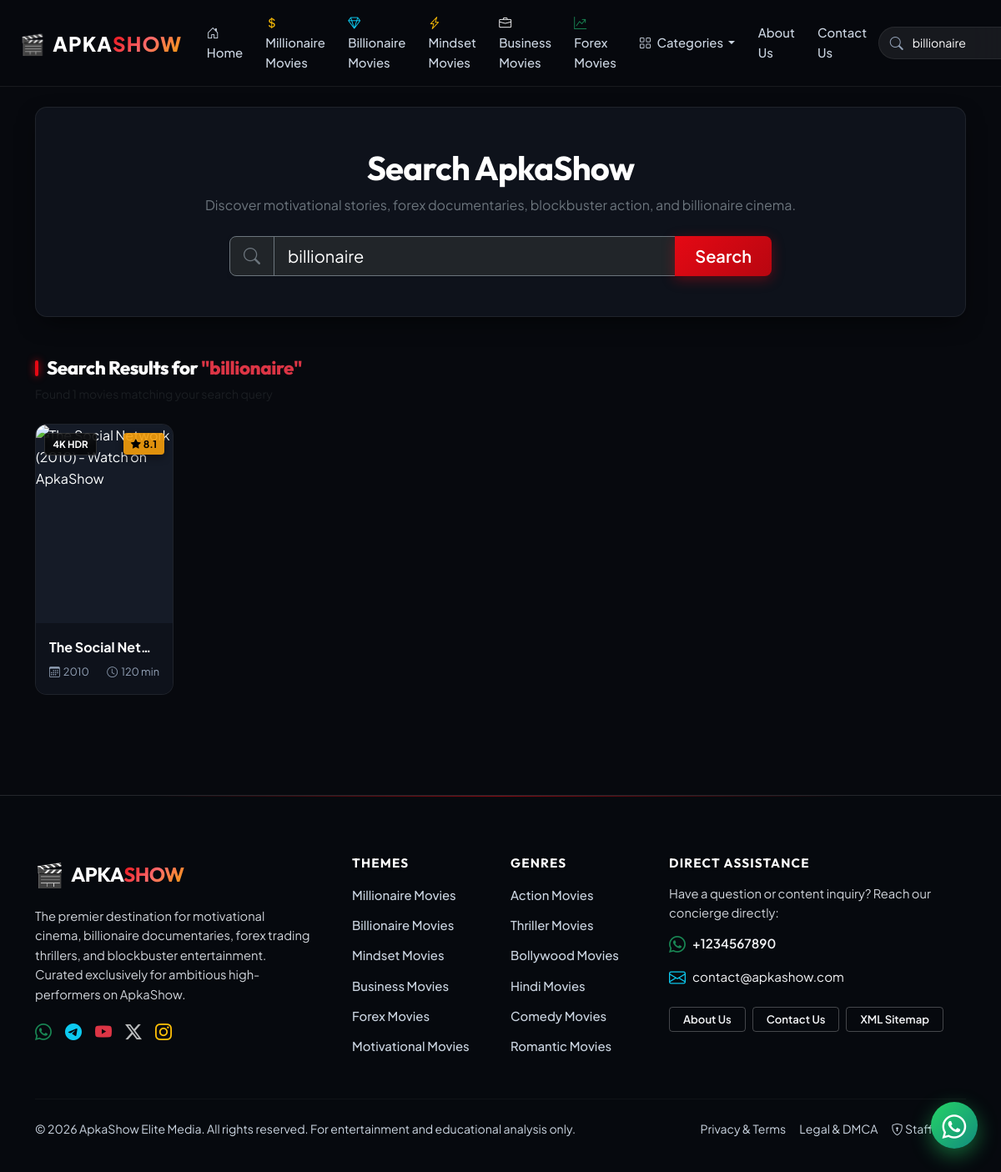
/search.php?q=billionaire, run on the app's committed database.
### tables this page shows
CREATE TABLE `categories` (
  `id` INT AUTO_INCREMENT PRIMARY KEY,
  `name` VARCHAR(100) NOT NULL,
  `slug` VARCHAR(120) NOT NULL UNIQUE,
  `description` TEXT NULL,
  `icon` VARCHAR(50) NULL DEFAULT 'bi-film',
  `meta_title` VARCHAR(150) NULL,
  `meta_description` VARCHAR(255) NULL,
  `display_order` INT NOT NULL DEFAULT 0,
  `status` TINYINT(1) NOT NULL DEFAULT 1,
  `created_at` TIMESTAMP DEFAULT CURRENT_TIMESTAMP,
  `updated_at` TIMESTAMP DEFAULT CURRENT_TIMESTAMP ON UPDATE CURRENT_TIMESTAMP,
  INDEX `idx_slug` (`slug`),
  INDEX `idx_status` (`status`)
);

CREATE TABLE `movies` (
  `id` INT AUTO_INCREMENT PRIMARY KEY,
  `title` VARCHAR(200) NOT NULL,
  `slug` VARCHAR(220) NOT NULL UNIQUE,
  `poster` VARCHAR(255) NOT NULL,
  `banner` VARCHAR(255) NULL,
  `short_description` VARCHAR(500) NOT NULL,
  `description` LONGTEXT NOT NULL,
  `category_id` INT NOT NULL,
  `genre` VARCHAR(150) NOT NULL,
  `language` VARCHAR(80) NOT NULL DEFAULT 'English',
  `release_year` INT NOT NULL,
  `duration` VARCHAR(50) NOT NULL,
  `rating` DECIMAL(3,1) DEFAULT 8.5,
  `tags` VARCHAR(255) NULL,
  `trailer_url` VARCHAR(255) NULL,
  `trailer_file` VARCHAR(255) NULL,
  `watch_url` VARCHAR(255) NULL,
  `download_url` VARCHAR(255) NULL,
  `is_featured` TINYINT(1) NOT NULL DEFAULT 0,
  `is_popular` TINYINT(1) NOT NULL DEFAULT 0,
  `views_count` INT NOT NULL DEFAULT 0,
  `status` TINYINT(1) NOT NULL DEFAULT 1,
  `meta_title` VARCHAR(180) NULL,
  `meta_description` VARCHAR(255) NULL,
  `meta_keywords` VARCHAR(255) NULL,
  `canonical_url` VARCHAR(255) NULL,
  `created_at` TIMESTAMP DEFAULT CURRENT_TIMESTAMP,
  `updated_at` TIMESTAMP DEFAULT CURRENT_TIMESTAMP ON UPDATE CURRENT_TIMESTAMP,
  INDEX `idx_slug` (`slug`),
  INDEX `idx_cat` (`category_id`),
  INDEX `idx_featured` (`is_featured`),
  INDEX `idx_status` (`status`),
  CONSTRAINT `fk_movies_category` FOREIGN KEY (`category_id`) REFERENCES `categories` (`id`) ON DELETE CASCADE
);

### includes/movie_card.php (the view, shortened to what the rows shown need)
<?php
$movieRating = !empty($movie['rating']) ? number_format((float)$movie['rating'], 1) : '8.5';
$movieYear = !empty($movie['release_year']) ? $movie['release_year'] : '2024';
$movieDuration = !empty($movie['duration']) ? $movie['duration'] : '120 min';
$movieDetailUrl = BASE_URL . '/movie.php?slug=' . urlencode($movie['slug']);
?>
<div class="col-6 col-md-4 col-lg-3 col-xl-2">
    <div class="movie-card">
        <div class="movie-poster-box">
            <span class="movie-badge-top">4K HDR</span>
            <span class="movie-rating-badge">
                <i class="bi bi-star-fill"></i> <?php echo e($movieRating); ?>
            </span>
        </div>
        <div class="movie-info">
            <a href="<?php echo e($movieDetailUrl); ?>" class="movie-title" title="<?php echo e($movie['title']); ?>">
                <?php echo e($movie['title']); ?>
            </a>
            <div class="movie-meta">
                <span><i class="bi bi-calendar3 me-1"></i><?php echo e($movieYear); ?></span>
                <span><i class="bi bi-clock me-1"></i><?php echo e($movieDuration); ?></span>
            </div>
        </div>
    </div>
</div>

### includes/header.php (shortened to what the rows shown need)
<?php
require_once __DIR__ . '/functions.php';
try {
    $db = getDB();
    $catStmt = $db->query("SELECT * FROM `categories` WHERE `status` = 1 ORDER BY `display_order` ASC, `name` ASC");
    $navCategories = $catStmt->fetchAll();
} catch (Exception $e) {
    $navCategories = [];
}
$currentSlug = $_GET['slug'] ?? '';
?>
<!DOCTYPE html>
<html lang="en">
<head>
    <link href="https://cdn.jsdelivr.net/npm/bootstrap@5.3.3/dist/css/bootstrap.min.css" rel="stylesheet">
    <link rel="stylesheet" href="https://cdn.jsdelivr.net/npm/bootstrap-icons@1.11.3/font/bootstrap-icons.min.css">
    <link rel="stylesheet" href="<?php echo BASE_URL; ?>/assets/css/cinematic.css">
</head>
<body class="d-flex flex-column min-vh-100">
<nav class="navbar navbar-expand-xl glass-nav sticky-top py-2">
    <div class="container-fluid px-lg-4">
        <div class="collapse navbar-collapse" id="apkaNavbar">
            <ul class="navbar-nav me-auto mb-2 mb-xl-0 align-items-xl-center">
                <?php
                $catsBySlug = [];
                foreach ($navCategories as $nc) {
                    $catsBySlug[$nc['slug']] = $nc;
                }
                ?>
                <li class="nav-item">
                    <a class="nav-link <?php echo ($currentSlug === 'millionaire') ? 'active' : ''; ?>" href="<?php echo BASE_URL; ?>/category.php?slug=millionaire">
                        <i class="bi bi-currency-dollar me-1 text-warning"></i> <?php echo e($catsBySlug['millionaire']['name'] ?? 'Millionaire Movies'); ?>
                    </a>
                </li>
                <li class="nav-item">
                    <a class="nav-link <?php echo ($currentSlug === 'billionaire') ? 'active' : ''; ?>" href="<?php echo BASE_URL; ?>/category.php?slug=billionaire">
                        <i class="bi bi-gem me-1 text-info"></i> <?php echo e($catsBySlug['billionaire']['name'] ?? 'Billionaire Movies'); ?>
                    </a>
                </li>
                <li class="nav-item">
                    <a class="nav-link <?php echo ($currentSlug === 'mindset') ? 'active' : ''; ?>" href="<?php echo BASE_URL; ?>/category.php?slug=mindset">
                        <i class="bi bi-lightning-charge me-1 text-warning"></i> <?php echo e($catsBySlug['mindset']['name'] ?? 'Mindset Movies'); ?>
                    </a>
                </li>
                <li class="nav-item">
                    <a class="nav-link <?php echo ($currentSlug === 'business') ? 'active' : ''; ?>" href="<?php echo BASE_URL; ?>/category.php?slug=business">
                        <i class="bi bi-briefcase me-1 text-light"></i> <?php echo e($catsBySlug['business']['name'] ?? 'Business Movies'); ?>
                    </a>
                </li>
                <li class="nav-item">
                    <a class="nav-link <?php echo ($currentSlug === 'forex') ? 'active' : ''; ?>" href="<?php echo BASE_URL; ?>/category.php?slug=forex">
                        <i class="bi bi-graph-up-arrow me-1 text-success"></i> <?php echo e($catsBySlug['forex']['name'] ?? 'Forex Movies'); ?>
                    </a>
                </li>
            </ul>
        </div>
    </div>
</nav>
<main class="flex-grow-1">

### search.php (shortened to what the rows shown need)
<?php
require_once __DIR__ . '/includes/functions.php';
$db = getDB();
$q = trim($_GET['q'] ?? '');
$page = max(1, (int)($_GET['page'] ?? 1));
$perPage = 12;
$offset = ($page - 1) * $perPage;
$movies = [];
if (!empty($q)) {
    $rawWords = preg_split('/\s+/', $q);
    $words = [];
    foreach ($rawWords as $w) {
        $w = trim($w);
        if (mb_strlen($w) >= 2) {
            $words[] = $w;
        }
    }
    $whereParts = [];
    $params = [];
    foreach ($words as $word) {
        $wTerm = '%' . $word . '%';
        $whereParts[] = "(m.title LIKE ? OR m.short_description LIKE ? OR m.description LIKE ? OR m.genre LIKE ? OR m.tags LIKE ? OR m.language LIKE ? OR m.release_year LIKE ? OR m.meta_keywords LIKE ? OR c.name LIKE ?)";
        for ($k = 0; $k < 9; $k++) {
            $params[] = $wTerm;
        }
    }
    $whereSql = implode(' AND ', $whereParts);
    $fullTerm = '%' . $q . '%';
    $titleStartsTerm = $q . '%';
    $searchSql = "SELECT m.*, c.name as category_name, c.slug as category_slug
                  FROM `movies` m
                  LEFT JOIN `categories` c ON m.category_id = c.id
                  WHERE m.status = 1 AND ($whereSql)
                  ORDER BY
                    (CASE
                        WHEN LOWER(m.title) = LOWER(?) THEN 1
                        WHEN m.title LIKE ? THEN 2
                        WHEN m.title LIKE ? THEN 3
                        ELSE 4
                     END),
                    m.views_count DESC,
                    m.id DESC
                  LIMIT $perPage OFFSET $offset";
    $searchStmt = $db->prepare($searchSql);
    $allParams = array_merge($params, [$q, $titleStartsTerm, $fullTerm]);
    $searchStmt->execute($allParams);
    $movies = $searchStmt->fetchAll();
}
require_once __DIR__ . '/includes/header.php';
?>
<div class="container py-4">
    <div class="glass-card p-4 p-md-5 mb-5 text-center">
        <h1 class="display-6 fw-bold text-white mb-2">Search ApkaShow</h1>
    </div>
    <div class="d-flex align-items-center justify-content-between mb-4">
        <div>
            <h2 class="section-title mb-1">
                <?php if (!empty($q)): ?>
                    Search Results for <span class="text-danger">"<?php echo e($q); ?>"</span>
                <?php else: ?>
                    All Movies
                <?php endif; ?>
            </h2>
        </div>
    </div>
    <div class="row g-3 g-md-4 mb-5">
        <?php if (!empty($movies)): ?>
            <?php foreach ($movies as $movie): ?>
                <?php include __DIR__ . '/includes/movie_card.php'; ?>
            <?php endforeach; ?>
        <?php endif; ?>
    </div>
</div>
<?php require_once __DIR__ . '/includes/footer.php'; ?>

### includes/footer.php (shortened to what the rows shown need)
</main>
<footer class="footer-cinematic mt-5">
    <div class="container">
        <div class="row g-4 mb-4">
            <?php
            $footerCatsBySlug = [];
            foreach ($navCategories as $nc) {
                $footerCatsBySlug[$nc['slug']] = $nc;
            }
            ?>
            <div class="col-lg-2 col-md-6 col-6">
                <ul class="list-unstyled">
                    <li><a href="<?php echo BASE_URL; ?>/category.php?slug=millionaire" class="footer-link"><?php echo e($footerCatsBySlug['millionaire']['name'] ?? 'Millionaire Movies'); ?></a></li>
                    <li><a href="<?php echo BASE_URL; ?>/category.php?slug=billionaire" class="footer-link"><?php echo e($footerCatsBySlug['billionaire']['name'] ?? 'Billionaire Movies'); ?></a></li>
                    <li><a href="<?php echo BASE_URL; ?>/category.php?slug=mindset" class="footer-link"><?php echo e($footerCatsBySlug['mindset']['name'] ?? 'Mindset Movies'); ?></a></li>
                    <li><a href="<?php echo BASE_URL; ?>/category.php?slug=business" class="footer-link"><?php echo e($footerCatsBySlug['business']['name'] ?? 'Business Movies'); ?></a></li>
                    <li><a href="<?php echo BASE_URL; ?>/category.php?slug=forex" class="footer-link"><?php echo e($footerCatsBySlug['forex']['name'] ?? 'Forex Movies'); ?></a></li>
                    <li><a href="<?php echo BASE_URL; ?>/category.php?slug=motivational" class="footer-link"><?php echo e($footerCatsBySlug['motivational']['name'] ?? 'Motivational Movies'); ?></a></li>
                </ul>
            </div>
            <div class="col-lg-2 col-md-6 col-6">
                <ul class="list-unstyled">
                    <li><a href="<?php echo BASE_URL; ?>/category.php?slug=action" class="footer-link"><?php echo e($footerCatsBySlug['action']['name'] ?? 'Action Movies'); ?></a></li>
                    <li><a href="<?php echo BASE_URL; ?>/category.php?slug=thriller" class="footer-link"><?php echo e($footerCatsBySlug['thriller']['name'] ?? 'Thriller Movies'); ?></a></li>
                    <li><a href="<?php echo BASE_URL; ?>/category.php?slug=bollywood" class="footer-link"><?php echo e($footerCatsBySlug['bollywood']['name'] ?? 'Bollywood Movies'); ?></a></li>
                    <li><a href="<?php echo BASE_URL; ?>/category.php?slug=hindi" class="footer-link"><?php echo e($footerCatsBySlug['hindi']['name'] ?? 'Hindi Movies'); ?></a></li>
                    <li><a href="<?php echo BASE_URL; ?>/category.php?slug=comedy" class="footer-link"><?php echo e($footerCatsBySlug['comedy']['name'] ?? 'Comedy Movies'); ?></a></li>
                    <li><a href="<?php echo BASE_URL; ?>/category.php?slug=romantic" class="footer-link"><?php echo e($footerCatsBySlug['romantic']['name'] ?? 'Romantic Movies'); ?></a></li>
                </ul>
            </div>
        </div>
    </div>
</footer>
</body>
</html>

### data on the page
categories: name "Millionaire Movies"
categories: name "Billionaire Movies"
categories: name "Mindset Movies"
categories: name "Business Movies"
categories: name "Forex Movies"
movies: rating "8.1", title "The Social Net…", release_year "2010", duration "120 min"
categories: name "Motivational Movies"
categories: name "Action Movies"
categories: name "Thriller Movies"
categories: name "Bollywood Movies"
categories: name "Hindi Movies"
categories: name "Comedy Movies"
categories: name "Romantic Movies"

### other printed values
$q "billionaire"
get_setting('whatsapp_number', '+1234567890') "+1234567890"
get_setting('contact_email', 'contact@apkashow.com') "contact@apkashow.com"
$footerCopyright "© 2026 ApkaShow Elite Media. All rights reserved. For entertainment and educational analysis only."
